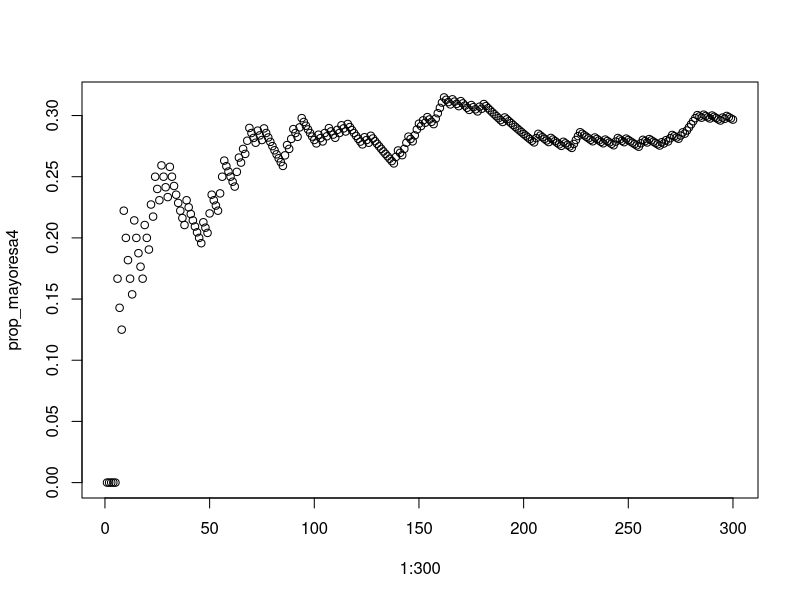
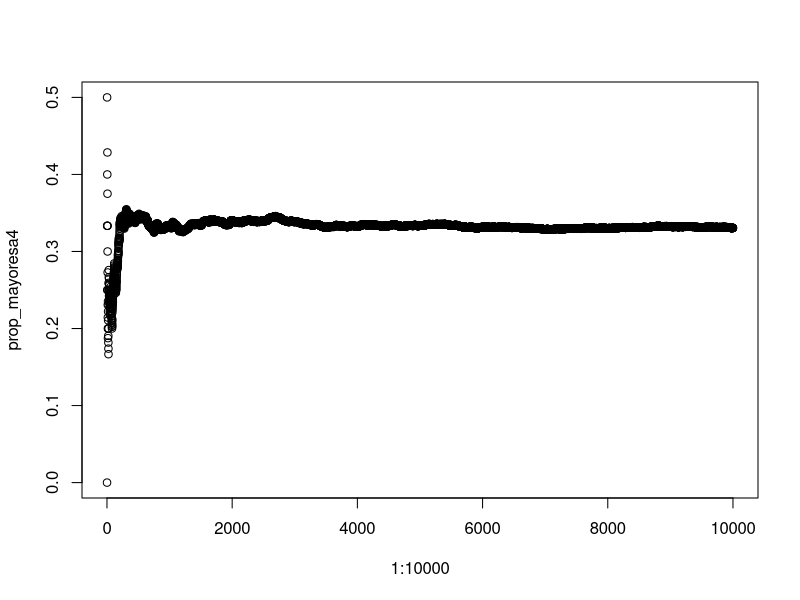

These figures' R source, in order:
#Tirar dados

tiradas <- sample(1:6, 300, replace = TRUE)


prop_mayoresa4 <- vector()
mayor4 <- tiradas>4
head(mayor4)
head(tiradas)
for (i in 1:300) { 
  dados_m4 <- mayor4[c(1:i)]
  prop_mayoresa4 <- c(prop_mayoresa4, sum(dados_m4)/i)
}

head(prop_mayoresa4)
tail(prop_mayoresa4)
summary(prop_mayoresa4)
plot(1:300, prop_mayoresa4)



#Repetir el proceso en 10000 tiros
tiradas<- vector()
tiradas<- sample(1:6, 10000, replace = TRUE)


prop_mayoresa4 <- vector()
mayor4 <- tiradas>4
for (i in 1:10000) {
  dados_m4 <- mayor4[c(1:i)]
  prop_mayoresa4 <- c(prop_mayoresa4, sum(dados_m4)/i)
}

summary(prop_mayoresa4)
plot(1:10000, prop_mayoresa4)
tail(prop_mayoresa4)

#Problema de las cartas
cartas_sombrero <- c("n1", "n2", "b1", "b2","n3", "b3")
sacar_carta <- function(num_rep){
  carta_boca_arriba <- sample(cartas_sombrero, 
                        num_rep, replace = TRUE)
    n1_a <- carta_boca_arriba == "n1" 
    n2_a <- carta_boca_arriba == "n2" 
    n3_a <- carta_boca_arriba == "n3"
    negra_arriba <- as.logical( n1_a+ n2_a+ n3_a)
  veces_blanco_abajo <- sum(carta_boca_arriba[negra_arriba] == "n3")
  veces_blanco_abajo/length(carta_boca_arriba[negra_arriba])
}


